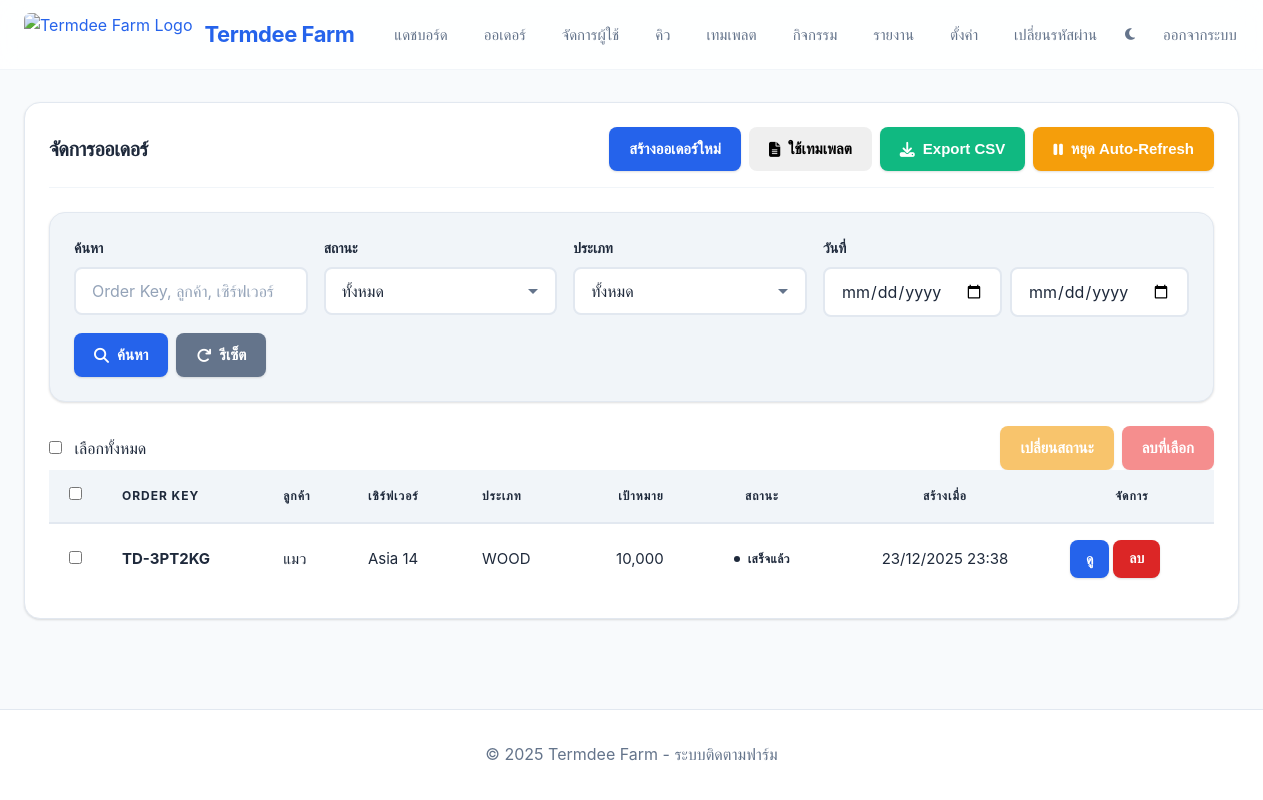
Page /admin/orders (signed in) on the committed database.
### models.py (models this page shows)
class Order(db.Model):
    __tablename__ = 'orders'
    id = db.Column(db.Integer, primary_key=True)
    order_key = db.Column(db.String(20), unique=True, nullable=False)
    customer_ref = db.Column(db.String(200))  # UID/ชื่อในเกม/ช่องทางแชท
    server_name = db.Column(db.String(100))
    item_type = db.Column(db.String(50))  # wood, stone, sulfur, metal, scrap, hqm
    target_amount = db.Column(db.Integer, default=0)
    status = db.Column(db.String(20), default='queued')  # queued, assigned, farming, delivering, done, canceled, issue
    priority = db.Column(db.String(20), default='normal')  # normal, express
    discount_percent = db.Column(db.Float, default=0.0)  # ส่วนลดให้ลูกค้า (%)
    created_at = db.Column(db.DateTime, default=datetime.utcnow)
    updated_at = db.Column(db.DateTime, default=datetime.utcnow, onupdate=datetime.utcnow)
    note_admin = db.Column(db.Text)
    tasks = db.relationship('Task', backref='order', lazy=True, cascade='all, delete-orphan')
    logs = db.relationship('Log', backref='order', lazy=True)

### app.py (the view)
@app.route('/admin/orders')
@admin_required
def admin_orders():
    search = request.args.get('search', '').strip()
    status_filter = request.args.get('status', '').strip()
    item_type_filter = request.args.get('item_type', '').strip()
    query = Order.query
    if search:
        query = query.filter(
            (Order.order_key.contains(search.upper())) |
            (Order.customer_ref.contains(search)) |
            (Order.server_name.contains(search))
        )
    if status_filter:
        query = query.filter_by(status=status_filter)
    if item_type_filter:
        query = query.filter_by(item_type=item_type_filter)
    query = query.order_by(Order.created_at.desc())
    pagination = paginate_query(query, per_page=20)
    all_statuses = ['queued', 'assigned', 'farming', 'delivering', 'done', 'canceled', 'issue']
    all_item_types = ['wood', 'stone', 'sulfur', 'metal', 'scrap', 'hqm']
    return render_template('admin/orders.html',
                         orders=pagination.items,
                         pagination=pagination,
                         search=search,
                         status_filter=status_filter,
                         item_type_filter=item_type_filter,
                         all_statuses=all_statuses,
                         all_item_types=all_item_types)

### app.py (called while the page is built)
def paginate_query(query, per_page=20):
    page = request.args.get('page', 1, type=int)
    per_page = request.args.get('per_page', per_page, type=int)
    pagination = query.paginate(
        page=page,
        per_page=per_page,
        error_out=False
    )
    return pagination

@login_manager.user_loader
def load_user(user_id):
    try:
        return User.query.get(int(user_id))
    except (ValueError, TypeError):
        return None

def get_status_th(status):
    status_map = {
        'queued': 'รอคิว',
        'assigned': 'มอบหมายแล้ว',
        'farming': 'กำลังฟาร์ม',
        'delivering': 'กำลังส่ง',
        'done': 'เสร็จแล้ว',
        'canceled': 'ยกเลิก',
        'issue': 'มีปัญหา',
        'accepted': 'รับงานแล้ว',
        'paused': 'พักงาน',
        'ready_to_deliver': 'พร้อมส่ง',
        'delivered': 'ส่งแล้ว'
    }
    return status_map.get(status, status)

@app.context_processor
def utility_processor():
    return dict(get_status_th=get_status_th, Settings=Settings)

def admin_required(f):
    @wraps(f)
    @login_required
    def decorated_function(*args, **kwargs):
        if current_user.role not in ['admin', 'super_admin']:
            flash('คุณไม่มีสิทธิ์เข้าถึงหน้านี้', 'error')
            return redirect(url_for('index'))
        return f(*args, **kwargs)
    return decorated_function

### templates/admin/orders.html (shortened to what this page needs)
{% extends "base.html" %}
{% block content %}
<div class="card">
    <div class="card-header">
        <h1 class="card-title">จัดการออเดอร์</h1>
        <div class="btn-group">
            <button class="btn btn-primary" onclick="showCreateOrderModal()">สร้างออเดอร์ใหม่</button>
            <button class="btn btn-info" onclick="showTemplateModal()">
                <i class="fas fa-file-alt"></i> ใช้เทมเพลต
            </button>
            <button class="btn btn-success" onclick="exportOrders()">
                <i class="fas fa-download"></i> Export CSV
            </button>
            <button id="toggleRefreshBtn" class="btn btn-warning" onclick="toggleAutoRefresh()">
                <i class="fas fa-pause"></i> หยุด Auto-Refresh
            </button>
        </div>
    </div>
    <div class="card mt-3" style="background: var(--bg-secondary);">
        <form method="GET" action="{{ url_for('admin_orders') }}" id="filterForm">
            <div class="grid grid-4" style="gap: 1rem;">
                <div class="form-group" style="margin-bottom: 0;">
                    <label class="form-label">ค้นหา</label>
                    <input type="text" name="search" class="form-control"
                           placeholder="Order Key, ลูกค้า, เซิร์ฟเวอร์"
                           value="{{ search }}">
                </div>
                <div class="form-group" style="margin-bottom: 0;">
                    <label class="form-label">สถานะ</label>
                    <select name="status" class="form-control">
                        <option value="">ทั้งหมด</option>
                    </select>
                </div>
                <div class="form-group" style="margin-bottom: 0;">
                    <label class="form-label">ประเภท</label>
                    <select name="item_type" class="form-control">
                        <option value="">ทั้งหมด</option>
                    </select>
                </div>
                <div class="form-group" style="margin-bottom: 0;">
                    <label class="form-label">วันที่</label>
                    <div style="display: flex; gap: 0.5rem;">
                        <input type="date" name="date_from" class="form-control" value="{{ date_from }}" style="flex: 1;">
                        <input type="date" name="date_to" class="form-control" value="{{ date_to }}" style="flex: 1;">
                    </div>
                </div>
            </div>
            <div class="btn-group mt-2">
                <button type="submit" class="btn btn-primary">
                    <i class="fas fa-search"></i> ค้นหา
                </button>
                <a href="{{ url_for('admin_orders') }}" class="btn btn-secondary">
                    <i class="fas fa-redo"></i> รีเซ็ต
                </a>
            </div>
        </form>
    </div>
    {% if orders %}
    <div class="mt-3" style="display: flex; justify-content: space-between; align-items: center;">
        <div>
            <input type="checkbox" id="selectAll" onchange="toggleSelectAll()">
            <label for="selectAll" style="margin-left: 0.5rem; cursor: pointer;">เลือกทั้งหมด</label>
        </div>
        <div class="btn-group">
            <button class="btn btn-warning" onclick="bulkUpdateStatus()" id="bulkStatusBtn" disabled>เปลี่ยนสถานะ</button>
            <button class="btn btn-danger" onclick="bulkDeleteOrders()" id="bulkDeleteBtn" disabled>ลบที่เลือก</button>
        </div>
    </div>
    <div class="table-responsive">
        <table class="table">
            <thead>
                <tr>
                    <th style="width: 40px;"><input type="checkbox" id="selectAllHeader" onchange="toggleSelectAll()"></th>
                    <th>Order Key</th>
                    <th>ลูกค้า</th>
                    <th>เซิร์ฟเวอร์</th>
                    <th>ประเภท</th>
                    <th class="text-right">เป้าหมาย</th>
                    <th class="text-center">สถานะ</th>
                    <th class="text-center">สร้างเมื่อ</th>
                    <th class="text-center">จัดการ</th>
                </tr>
            </thead>
            <tbody>
                {% for order in orders %}
                <tr>
                    <td data-label=""><input type="checkbox" class="order-checkbox" value="{{ order.id }}" onchange="updateBulkButtons()"></td>
                    <td data-label="Order Key"><strong>{{ order.order_key }}</strong></td>
                    <td data-label="ลูกค้า">{{ order.customer_ref or '-' }}</td>
                    <td data-label="เซิร์ฟเวอร์">{{ order.server_name or '-' }}</td>
                    <td data-label="ประเภท"><span class="item-{{ order.item_type }}">{{ order.item_type|upper }}</span></td>
                    <td data-label="เป้าหมาย" class="text-right">{{ "{:,}".format(order.target_amount|int) }}</td>
                    <td data-label="สถานะ" class="text-center"><span class="badge badge-{{ order.status }}">{{ get_status_th(order.status) }}</span></td>
                    <td data-label="สร้างเมื่อ" class="text-center">{{ order.created_at.strftime('%d/%m/%Y %H:%M') }}</td>
                    <td data-label="จัดการ" class="text-center">
                        <div class="btn-group" style="gap: 0.25rem;">
                            <a href="{{ url_for('admin_order_detail', order_id=order.id) }}" class="btn btn-sm btn-primary">ดู</a>
                            <button class="btn btn-sm btn-danger" onclick="deleteOrder({{ order.id }}, '{{ order.order_key }}')" style="background-color: #dc2626;">ลบ</button>
                        </div>
                    </td>
                </tr>
                {% endfor %}
            </tbody>
        </table>
    </div>
    {% else %}
    <p class="text-center">ยังไม่มีออเดอร์</p>
    {% endif %}
</div>
{% endblock %}

### rows in the picture
Order: order_key "TD-3PT2KG", customer_ref "แมว", server_name "Asia 14", item_type "WOOD", target_amount "10,000", status "เสร็จแล้ว", created_at "23/12/2025 23:38"
